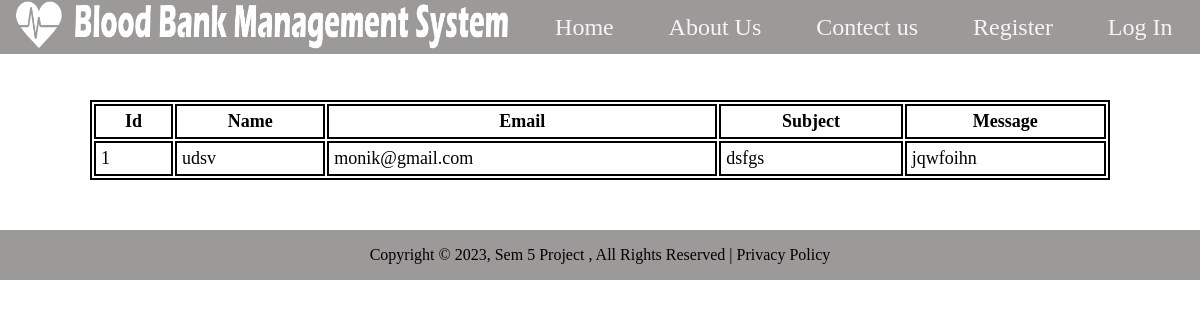
The app's page /admin/contectUsRequestData.php with its own data.
### tables this page shows
CREATE TABLE `contectrequest` (
  `id` int(11) NOT NULL,
  `Name` varchar(50) NOT NULL,
  `Email` varchar(100) NOT NULL,
  `Subject` varchar(200) NOT NULL,
  `Message` text NOT NULL
);

### admin/contectUsRequestData.php (the view, shortened to what this page needs)
<?php
include "../CRUD_Operation/connection.php";
       $SelectSql = $conn->prepare("SELECT * FROM `contectrequest` ");
       $SelectSql->execute();
       $res = $SelectSql->get_result();
?>
<!DOCTYPE html>
<html lang="en">
<head>
    <link rel="stylesheet" href="../css/main.css">
    <link rel="stylesheet" href="../css/util.css">
    <link rel="stylesheet" href="../css/header.css">
    <link rel="stylesheet" href="../css/footer.css">
    <link rel="stylesheet" href="css/tabletheme.css">
</head>
<body>
    <?php include "../header.php" ?>
    <table class="tabl" sty>
        <tr>
            <th>Id</th>
            <th>Name</th>
            <th>Email</th>
            <th>Subject</th>
            <th>Message</th>
        </tr>
        <?php
            while ($row = $res->fetch_assoc()) {
                $html="";
                $html.="<tr>";
                $html.= "<td>".$row["id"]."</td>";
                $html.= "<td>".$row["Name"]."</td>";
                $html.= "<td>".$row["Email"]."</td>";
                $html.= "<td>".$row["Subject"]."</td>";
                $html.= "<td>".$row["Message"]."</td>";
                $html.= "</tr>";
                echo $html;
            }
        ?>
    </table>
    <?php include "../footer.php"; ?>
</body>
</html>

### css/main.css (style rules this page uses)
* { margin: 0; padding: 0; box-sizing: border-box; }

### css/util.css (style rules this page uses)
table { margin-top: 100px; }

### admin/css/tabletheme.css (style rules this page uses)
table { margin: 100px auto 50px auto; border: 2px solid black; width: 85%; }
th,td { border: 2px solid black; padding: 5px; font-size: large; }

### records on screen
contectrequest: id "1", Name "udsv", Email "monik@gmail.com", Subject "dsfgs", Message "jqwfoihn"
